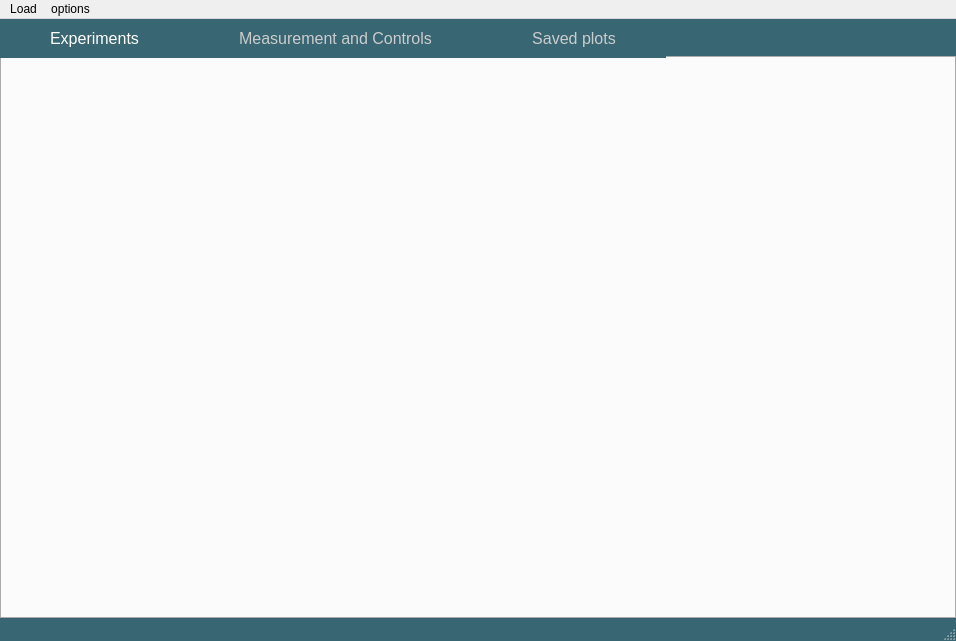
<?xml version="1.0" encoding="UTF-8"?>
<ui version="4.0">
 <class>MainWindow</class>
 <widget class="QMainWindow" name="MainWindow">
  <property name="geometry">
   <rect>
    <x>0</x>
    <y>0</y>
    <width>956</width>
    <height>641</height>
   </rect>
  </property>
  <property name="windowTitle">
   <string>ExpEYES - 17</string>
  </property>
  <property name="windowIcon">
   <iconset resource="res.qrc">
    <normaloff>:/control/eyes17-logo.png</normaloff>:/control/eyes17-logo.png</iconset>
  </property>
  <property name="styleSheet">
   <string notr="true">*{outline:none;}

QMainWindow{background: rgb(56, 102, 115);} 
QMessageBox {background: #444544;} 

QTabBar{font:16px;} 
QTabBar::tab{ padding:10px 50px; color:#CCCCCC;background: rgb(56, 102, 115);}
QTabBar::tab:selected{color:white; background: qlineargradient(spread:pad, x1:0, y1:0, x2:0, y2:1, stop:.7 rgb(126, 197, 220) , stop:1 rgba(0,0,0,100) );} 
QTabBar::tab:hover{color:white; background:qlineargradient(spread:pad, x1:0, y1:0, x2:0, y2:1, stop:0 rgba(26, 177, 191,255), stop:1 rgba(100, 100, 200,255) );} 

.deep,#widgets{ background: rgb(57, 79, 99); }

QListWidget{background: rgb(26, 32, 35);color:#FFFFFF;} 
QListWidget::item:hover{background: #223344;color:#FFFFFF;} 

QLabel,QRadioButton{color:#FFFFFF; margin:1px 2px;}
QCheckBox{color:#FFFFEE; margin:3px 0px;}

QSlider::groove:horizontal {margin:0px; padding:0px; border:none; background:#DDFDFE; color:#BB7777; height: 4px;}
QSlider::handle:horizontal {background: qlineargradient(x1:0, y1:0, x2:1, y2:1, stop:0 #eee, stop:1 #ccc);border: 2px solid #777;width: 13px;margin-top: -3px;margin-bottom: -3px;border-radius: 3px;}

QPushButton{border:1px solid #424242; padding:6px;color:#000000;background:#AAAAAA;}
QPushButton:hover{background:rgb(26, 177, 191) ; color:white; border-color:#FFFFFF;}
QPushButton::disabled{background:#333333 ; color:black;}
QComboBox QAbstractItemView::item {
    border-bottom: 5px solid white; margin:3px;
}
QComboBox QAbstractItemView::item:selected {
    border-bottom: 5px solid black; margin:3px;
}

QToolTip{background:#FBE9E7;color:#757575; padding:4px; border:0px; margin:0px;} QPushButton{min-height24px; min-width:30px;}  </string>
  </property>
  <widget class="QWidget" name="centralwidget">
   <layout class="QVBoxLayout" name="verticalLayout_2">
    <property name="spacing">
     <number>0</number>
    </property>
    <property name="margin">
     <number>0</number>
    </property>
    <item>
     <widget class="QTabWidget" name="tabWidget">
      <property name="tabPosition">
       <enum>QTabWidget::North</enum>
      </property>
      <property name="tabShape">
       <enum>QTabWidget::Rounded</enum>
      </property>
      <property name="currentIndex">
       <number>0</number>
      </property>
      <property name="iconSize">
       <size>
        <width>25</width>
        <height>25</height>
       </size>
      </property>
      <property name="usesScrollButtons">
       <bool>false</bool>
      </property>
      <widget class="QWidget" name="experimentTab">
       <attribute name="icon">
        <iconset resource="res.qrc">
         <normaloff>:/control/plots.svg</normaloff>:/control/plots.svg</iconset>
       </attribute>
       <attribute name="title">
        <string>Experiments</string>
       </attribute>
       <layout class="QVBoxLayout" name="experimentLayout">
        <property name="margin">
         <number>0</number>
        </property>
       </layout>
      </widget>
      <widget class="QWidget" name="controlTab">
       <attribute name="title">
        <string>Measurement and Controls</string>
       </attribute>
       <widget class="QGroupBox" name="groupBox">
        <property name="geometry">
         <rect>
          <x>5</x>
          <y>5</y>
          <width>211</width>
          <height>41</height>
         </rect>
        </property>
        <property name="font">
         <font>
          <pointsize>10</pointsize>
          <italic>true</italic>
         </font>
        </property>
        <property name="title">
         <string>Digital Inputs</string>
        </property>
        <layout class="QHBoxLayout" name="horizontalLayout_11">
         <property name="spacing">
          <number>1</number>
         </property>
         <property name="margin">
          <number>0</number>
         </property>
         <item>
          <widget class="QLabel" name="DIN_IN2">
           <property name="styleSheet">
            <string notr="true"/>
           </property>
           <property name="text">
            <string>IN2</string>
           </property>
          </widget>
         </item>
         <item>
          <widget class="QLabel" name="DIN_SQR1">
           <property name="text">
            <string>SQR1</string>
           </property>
          </widget>
         </item>
         <item>
          <widget class="QLabel" name="DIN_OD1">
           <property name="text">
            <string>OD1</string>
           </property>
          </widget>
         </item>
         <item>
          <widget class="QLabel" name="DIN_SEN">
           <property name="text">
            <string>SEN</string>
           </property>
          </widget>
         </item>
         <item>
          <widget class="QLabel" name="DIN_CCS">
           <property name="text">
            <string>CCS</string>
           </property>
          </widget>
         </item>
        </layout>
       </widget>
      </widget>
      <widget class="QWidget" name="saveTab">
       <attribute name="icon">
        <iconset resource="res.qrc">
         <normaloff>:/control/saved.svg</normaloff>:/control/saved.svg</iconset>
       </attribute>
       <attribute name="title">
        <string>Saved plots</string>
       </attribute>
       <attribute name="toolTip">
        <string>View saved plots. Click on them to load them to the plot window for analysis</string>
       </attribute>
       <layout class="QVBoxLayout" name="saveLayout">
        <property name="spacing">
         <number>0</number>
        </property>
        <property name="margin">
         <number>0</number>
        </property>
       </layout>
      </widget>
     </widget>
    </item>
   </layout>
  </widget>
  <widget class="QStatusBar" name="statusbar"/>
  <widget class="QMenuBar" name="menuBar">
   <property name="geometry">
    <rect>
     <x>0</x>
     <y>0</y>
     <width>956</width>
     <height>25</height>
    </rect>
   </property>
   <widget class="QMenu" name="menuLoad">
    <property name="title">
     <string>Load</string>
    </property>
   </widget>
   <widget class="QMenu" name="menuOptions">
    <property name="title">
     <string>options</string>
    </property>
    <addaction name="actionSave"/>
   </widget>
   <addaction name="menuLoad"/>
   <addaction name="menuOptions"/>
  </widget>
  <action name="actionSave">
   <property name="icon">
    <iconset resource="res.qrc">
     <normaloff>:/control/saved.svg</normaloff>:/control/saved.svg</iconset>
   </property>
   <property name="text">
    <string>save</string>
   </property>
   <property name="toolTip">
    <string>save plot data</string>
   </property>
   <property name="shortcut">
    <string>Ctrl+S</string>
   </property>
  </action>
 </widget>
 <resources>
  <include location="res.qrc"/>
 </resources>
 <connections>
  <connection>
   <sender>tabWidget</sender>
   <signal>currentChanged(int)</signal>
   <receiver>MainWindow</receiver>
   <slot>tabChanged(int)</slot>
   <hints>
    <hint type="sourcelabel">
     <x>189</x>
     <y>37</y>
    </hint>
    <hint type="destinationlabel">
     <x>214</x>
     <y>-12</y>
    </hint>
   </hints>
  </connection>
 </connections>
 <slots>
  <slot>start()</slot>
  <slot>pause()</slot>
  <slot>clear()</slot>
  <slot>fit()</slot>
  <slot>save()</slot>
  <slot>locate()</slot>
  <slot>load()</slot>
  <slot>loadPlot(QListWidgetItem*)</slot>
  <slot>peakGapChanged(int)</slot>
  <slot>setAutoUpdate(bool)</slot>
  <slot>calibrate()</slot>
  <slot>changeDirectory()</slot>
  <slot>setGainA1()</slot>
  <slot>setGainA2()</slot>
  <slot>setGainA3()</slot>
  <slot>setGainMIC()</slot>
  <slot>enableTrigger(bool)</slot>
  <slot>setLabels()</slot>
  <slot>setSineAmp(int)</slot>
  <slot>setCH1Remap(QString)</slot>
  <slot>setTimebase(int)</slot>
  <slot>measure_interval()</slot>
  <slot>DoubleInputInterval()</slot>
  <slot>hx_tare()</slot>
  <slot>tabChanged(int)</slot>
  <slot>launchExperiment()</slot>
  <slot>renameLabels()</slot>
 </slots>
</ui>
